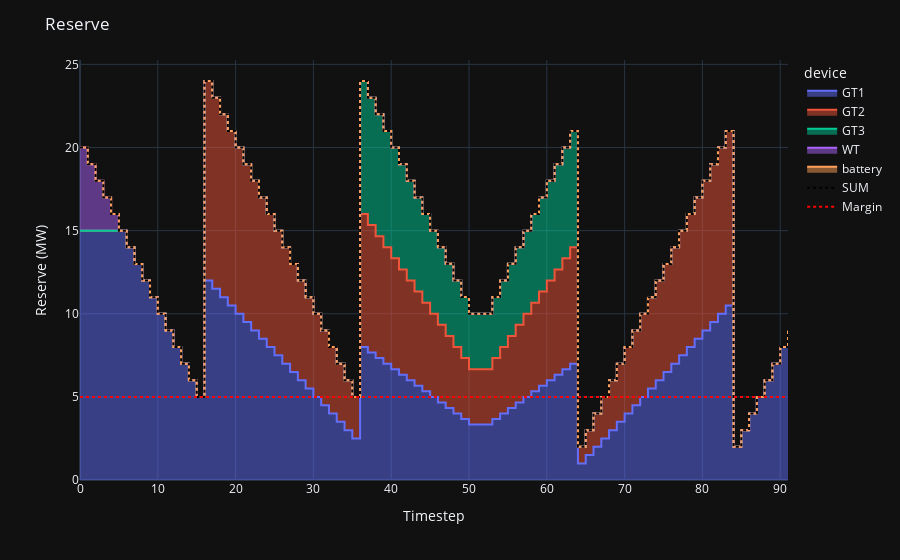

The code cell stored with this chart in its notebook:
### Code cell
plots.plot_reserve(res,simulator.optimiser).update_layout(title="Reserve")
